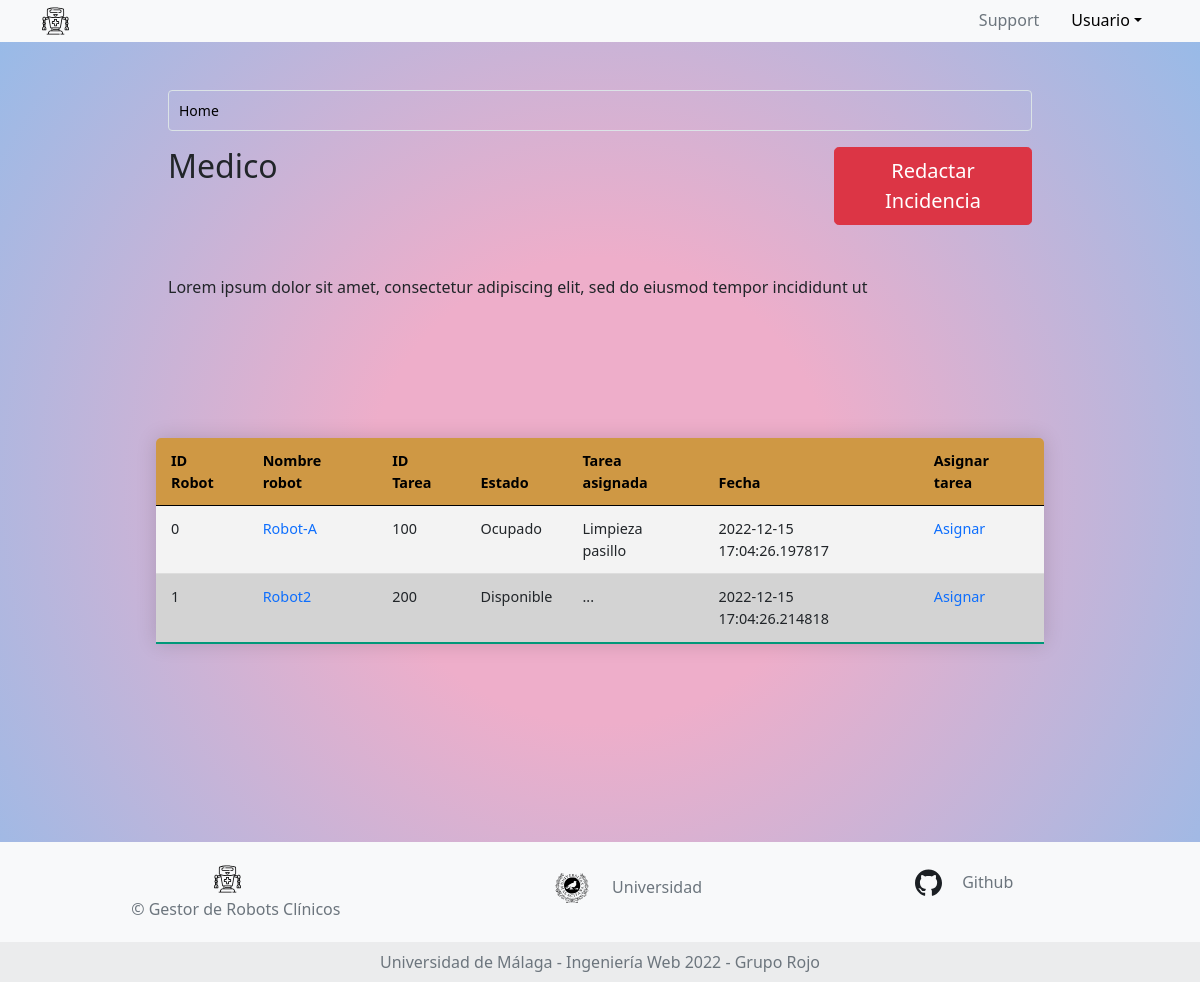
Before: /doctor with the older database file.
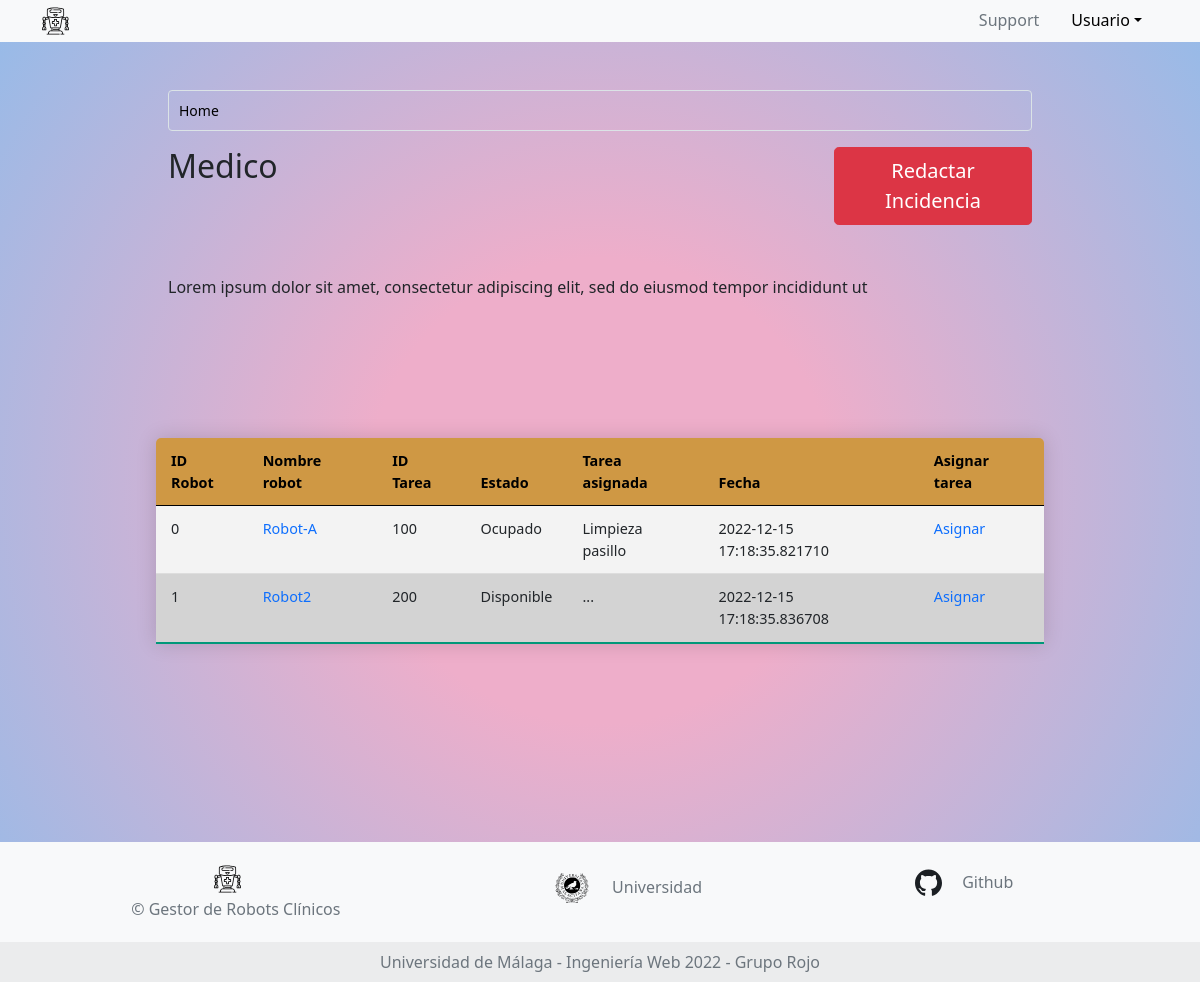
After: the same page with the newer database file.
### app.py (models this page shows, shortened)
class Tabla_Medico(db.Model):
    __tablename__ = 'Tabla medico'
    id_robot = db.Column(db.String(150),db.ForeignKey(Robots.id))
    name_robot = db.Column(db.String(150),nullable=False, primary_key= True )
    id_Tareas = db.Column(db.String(100), db.ForeignKey(Tareas.id))
    estado = db.Column(db.String(150),nullable=False )
    tipoTarea = db.Column(db.String(150), nullable=False)
    date = db.Column(db.DateTime, default=datetime.utcnow)
    estado = db.Column(db.String(150), nullable=True)

### app.py (the view)
@app.route("/doctor", methods=["GET", "POST"])
def doctor():
    robots_db = db.session.query(Robots).all()
    tareas_db = db.session.query(Tareas).all()
    accion_db = db.session.query(Tabla_Medico).all()
    return render_template('template_medico.jinja', robots = robots_db, tareas = tareas_db, acciones=accion_db)

### templates/template_medico.jinja (shortened to what this page needs)
{% extends 'base.jinja' %}
{% block content %}
<body class="bg">
  <div class="main-container row p-5 mx-0 justify-content-center align-items-center align-self-center">
    <div class="row col-md-10 px-3">
      <nav aria-label="breadcrumb">
        <ol class="breadcrumb breadcrumb-custom">
          <li class="breadcrumb-item active" aria-current="page"><span>Home</span></li>
        </ol>
      </nav>
    </div>
    <div class="row col-md-10 px-3">
      <div class="col-sm-9">
        <legend>
          <h2>Medico</h2>
        </legend>
      </div>
      <div class="col-sm-3"><button type="button" onclick="location.href='/doctor/formularioIncidencia'" class="btn btn-danger btn-lg">Redactar Incidencia</button></div>
      <p class="padd">
        Lorem ipsum dolor sit amet, consectetur adipiscing elit, sed do eiusmod tempor incididunt ut
      </p>
    </div>
    <fieldset class="text-black col-md-10 px-3 bot2">
      <form method="GET" class="mt-5 row justify-content-center table-sortable">
        <div>
          <table class="table">
            <thead>
              <tr>
                <th scope="col">ID Robot</th>
                <th scope="col">Nombre robot</th>
                <th scope="col">ID Tarea</th>
                <th scope="col">Estado</th>
                <th scope="col">Tarea asignada</th>
                <th scope="col">Fecha</th>
                <th scope="col">Asignar tarea</th>
              </tr>
            </thead>
            <tbody>
              {% for tablas in acciones %}
              <tr>
                <td>{{tablas.id_robot}}</td>
                <td><a href="/doctor/{{tablas.id_robot}}">{{tablas.name_robot}}</td>
                <td>{{tablas.id_Tareas}}</td>
                <td>{{tablas.estado}}</td>
                <td>{{tablas.tipoTarea}}</td>
                <td>{{tablas.date}}</td>
                <td>
                  <a href="/asignacionTareas/{{tablas.name_robot}}">Asignar</a>
                </td>
                </tr>
              {% endfor %}
            </tbody>
          </table>
        </div>
      </form>
    </fieldset>
    {% endblock %}

Changed rows visible on the page:
removed Tabla_Medico: id_robot "0", name_robot "Robot-A", id_Tareas "100", estado "Ocupado", tipoTarea "Limpieza pasillo", date "2022-12-15 17:04:26.197817"
removed Tabla_Medico: id_robot "1", name_robot "Robot2", id_Tareas "200", estado "Disponible", tipoTarea "...", date "2022-12-15 17:04:26.214818"
added Tabla_Medico: id_robot "0", name_robot "Robot-A", id_Tareas "100", estado "Ocupado", tipoTarea "Limpieza pasillo", date "2022-12-15 17:18:35.821710"
added Tabla_Medico: id_robot "1", name_robot "Robot2", id_Tareas "200", estado "Disponible", tipoTarea "...", date "2022-12-15 17:18:35.836708"
